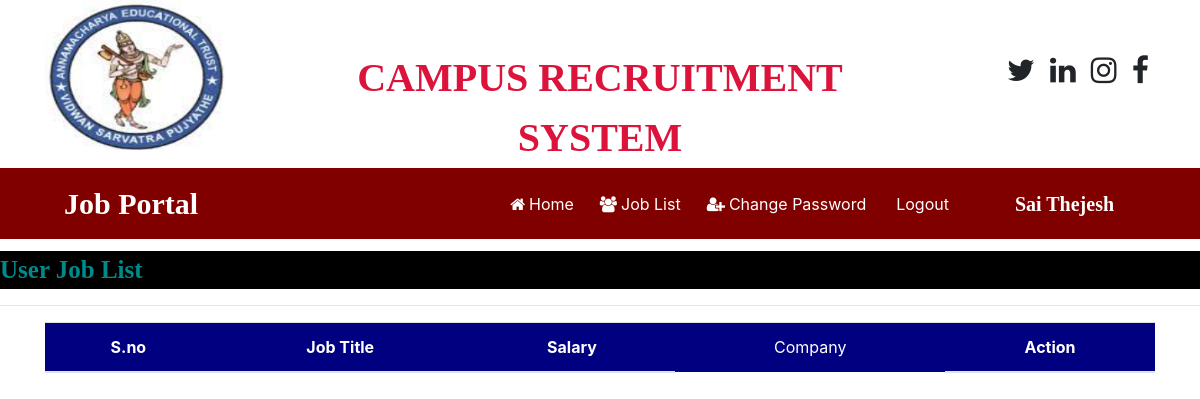
Before: /user_joblist/ (signed in) with the older database file.
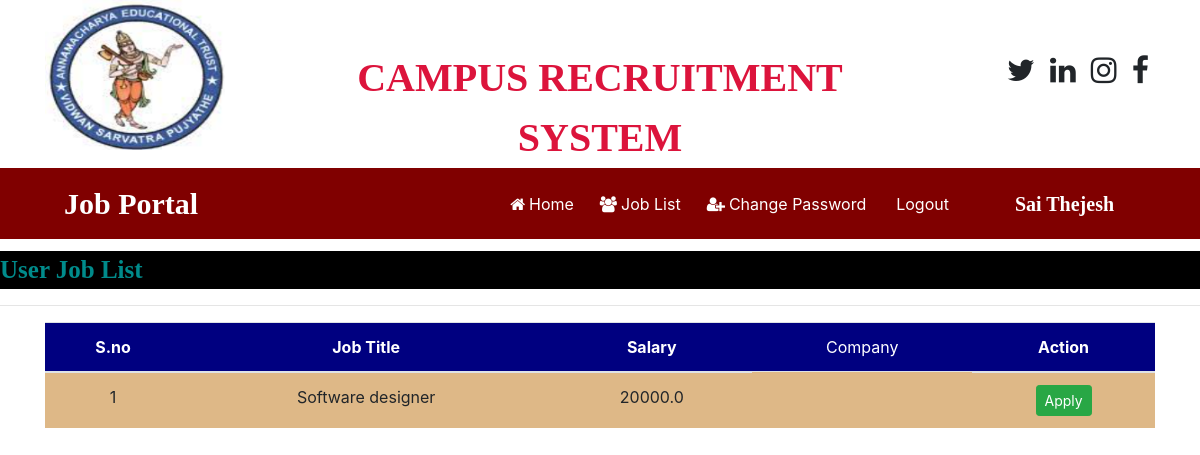
After: the same page with the newer database file.
### OnlinejobportalApp/models.py (models this page shows, shortened)
class Job(models.Model):
	recruiter =models.ForeignKey(Recruiter,on_delete=models.CASCADE)
	start_date = models.DateField()
	end_date = models.DateField()
	title =models.CharField(max_length=100)
	salary = models.FloatField(null=True)
	image = models.FileField()
	description = models.CharField(max_length=300)
	experience = models.CharField(max_length=50)
	location = models.CharField(max_length=100)
	skills = models.CharField(max_length=100)
	creationdate = models.DateField()

### OnlinejobportalApp/views.py (the view)
# urls.py: path('user_joblist/',views.user_joblist,name="user_joblist"),
def user_joblist(request):
    if not request.user.is_authenticated:
    	return redirect('user_login')
    job = Job.objects.all()
    d={'job':job}
    return render(request,'html/user_joblist.html',d)

### OnlinejobportalApp/templates/html/user_joblist.html (shortened to what this page needs)
{% load static %}
{% block body %}
{% include 'html/user_navigation.html' %}
<marquee style="font-family: 'Algerian'; font-size: 25px; color: darkcyan; background-color: black;font-weight: bold;margin-top: 1%">
	User Job List
</marquee>
<hr>
<div class="container">
<table class="table table-hover" id="example">
	<thead>
		<tr style = "background-color: #000080;color:white">
			<th>S.no</th>
			<th>Job Title</th>
			<th>Salary</th>
			<td>Company</td>
			<th>Action</th>
		</tr>
	</thead>
	<tbody>
		{% for i in job%}
		<tr style = "background-color: #DEB887">
			<td>{{forloop.counter}}</td>
			<td>{{i.title}}</td>
			<td>{{i.salary}}</td>
			<td>{{i.company}}</td>
            <td><a href="{% url 'apply_job' %}" class="btn btn-success btn-sm " >Apply</a>
		</tr>
		{% endfor %}
	</tbody>
</table>
</div>
{% endblock %}

Changed rows visible on the page:
added Job: title "Software designer", salary "20000.0"
